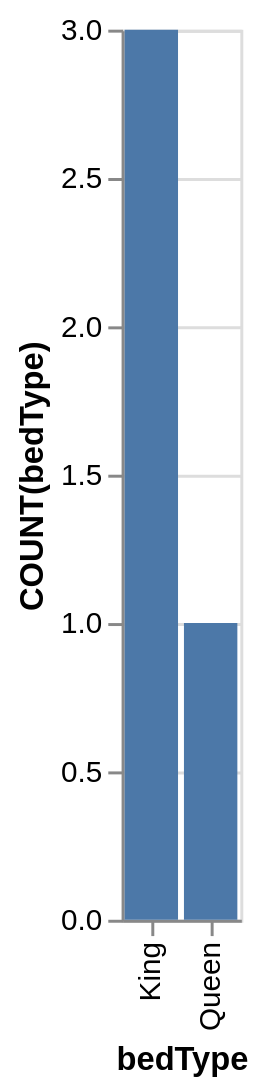

The specification (Vega-Lite) saved for this image:
### Vega-Lite specification from a JSON file in a GitHub repository (floating-point values rounded to 4 significant figures)
{"data": {"values": [{"x_data": "King", "y_data": 3}, {"x_data": "Queen", "y_data": 1}]}, "mark": "bar", "encoding": {"x": {"field": "x_data", "type": "nominal", "title": "bedType", "sort": "ascending"}, "y": {"field": "y_data", "type": "quantitative", "title": "COUNT(bedType)"}}}
